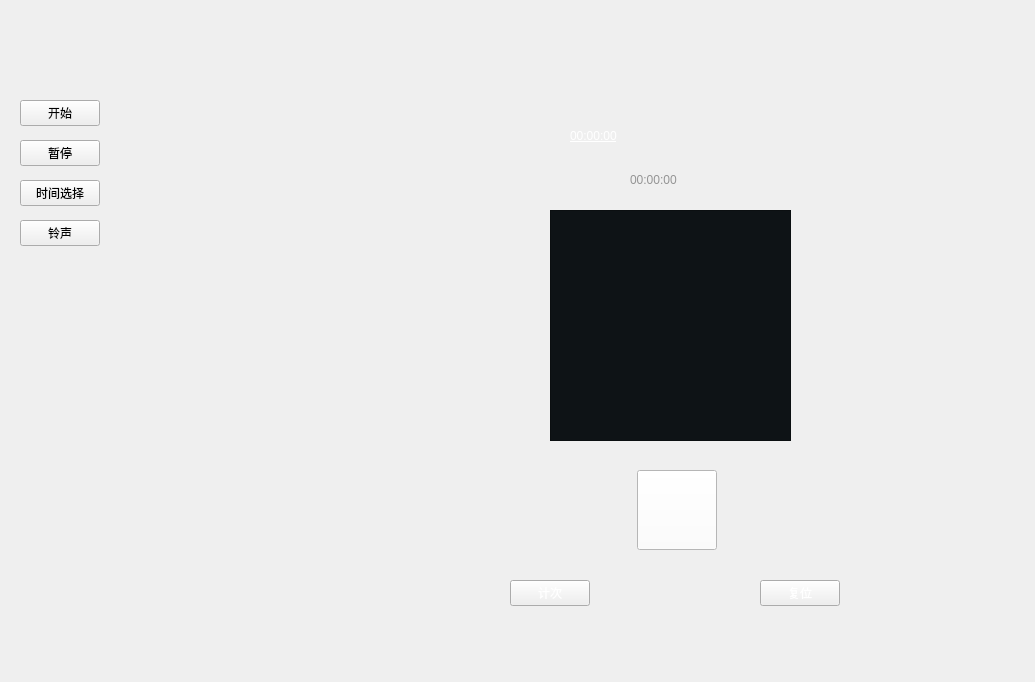
<?xml version="1.0" encoding="UTF-8"?>
<ui version="4.0">
 <class>countdown</class>
 <widget class="QWidget" name="countdown">
  <property name="geometry">
   <rect>
    <x>0</x>
    <y>0</y>
    <width>1035</width>
    <height>682</height>
   </rect>
  </property>
  <property name="windowTitle">
   <string>countdown</string>
  </property>
  <widget class="QPushButton" name="pushButton_Start">
   <property name="geometry">
    <rect>
     <x>20</x>
     <y>100</y>
     <width>80</width>
     <height>26</height>
    </rect>
   </property>
   <property name="text">
    <string>开始</string>
   </property>
  </widget>
  <widget class="QPushButton" name="pushButton_ring">
   <property name="geometry">
    <rect>
     <x>20</x>
     <y>220</y>
     <width>80</width>
     <height>26</height>
    </rect>
   </property>
   <property name="text">
    <string>铃声</string>
   </property>
  </widget>
  <widget class="QPushButton" name="pushButton_pause">
   <property name="geometry">
    <rect>
     <x>20</x>
     <y>140</y>
     <width>80</width>
     <height>26</height>
    </rect>
   </property>
   <property name="text">
    <string>暂停</string>
   </property>
  </widget>
  <widget class="QPushButton" name="pushButton_timeselect">
   <property name="geometry">
    <rect>
     <x>20</x>
     <y>180</y>
     <width>80</width>
     <height>26</height>
    </rect>
   </property>
   <property name="text">
    <string>时间选择</string>
   </property>
  </widget>
  <widget class="QPushButton" name="pushButton_Start_2">
   <property name="geometry">
    <rect>
     <x>637</x>
     <y>470</y>
     <width>80</width>
     <height>80</height>
    </rect>
   </property>
   <property name="styleSheet">
    <string notr="true">color: rgb(255, 255, 255);
background-color: rgb(255, 255, 255);</string>
   </property>
   <property name="text">
    <string/>
   </property>
  </widget>
  <widget class="QTextEdit" name="textEdit">
   <property name="geometry">
    <rect>
     <x>550</x>
     <y>210</y>
     <width>241</width>
     <height>231</height>
    </rect>
   </property>
   <property name="styleSheet">
    <string notr="true">color: rgb(255, 255, 255);
font: 24pt &quot;Sans Serif&quot;;
background-color: rgb(14, 19, 22);</string>
   </property>
  </widget>
  <widget class="QLabel" name="label_5">
   <property name="geometry">
    <rect>
     <x>630</x>
     <y>170</y>
     <width>81</width>
     <height>20</height>
    </rect>
   </property>
   <property name="styleSheet">
    <string notr="true">color: rgb(255, 255, 255);
color: rgb(148, 148, 148);
font: 12pt &quot;Sans Serif&quot;;</string>
   </property>
   <property name="text">
    <string>00:00:00</string>
   </property>
  </widget>
  <widget class="QLabel" name="label_4">
   <property name="geometry">
    <rect>
     <x>570</x>
     <y>110</y>
     <width>191</width>
     <height>51</height>
    </rect>
   </property>
   <property name="styleSheet">
    <string notr="true">color: rgb(255, 255, 255);
text-decoration: underline;
font: 9pt &quot;Sans Serif&quot;;
font: 36pt &quot;Sans Serif&quot;;</string>
   </property>
   <property name="text">
    <string>00:00:00</string>
   </property>
  </widget>
  <widget class="QPushButton" name="pushButton_timeselect_2">
   <property name="geometry">
    <rect>
     <x>760</x>
     <y>580</y>
     <width>80</width>
     <height>26</height>
    </rect>
   </property>
   <property name="styleSheet">
    <string notr="true">color: rgb(255, 255, 255);</string>
   </property>
   <property name="text">
    <string>复位</string>
   </property>
  </widget>
  <widget class="QPushButton" name="pushButton_ring_2">
   <property name="geometry">
    <rect>
     <x>510</x>
     <y>580</y>
     <width>80</width>
     <height>26</height>
    </rect>
   </property>
   <property name="styleSheet">
    <string notr="true">color: rgb(255, 255, 255);</string>
   </property>
   <property name="text">
    <string>计次</string>
   </property>
  </widget>
 </widget>
 <resources/>
 <connections/>
</ui>
